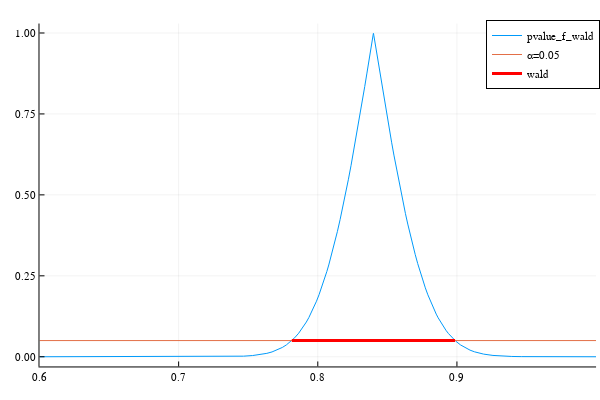

This figure's notebook cell:
### Code cell
using Distributions #分布パッケージ
# P値関数（Wald）
function pvalue_f_wald(k, p, n)
    p̂ = k/n
    2ccdf(Normal(),abs(p̂ - p)/√(p̂ *(1-p̂)/n))
end


#Waldの信頼区間
function confint_bin_wald(k; n, α=0.05)
    p̂ = k/n
    z = cquantile(Normal(), α/2) # z値
    se = sqrt(p̂ * (1 - p̂) / n) # 標準誤差
    p̂ - z * se ,  p̂ + z * se
end

k , n  = 126 , 150
α = 0.05

using StatsPlots
plot(p->pvalue_f_wald(k,p,n),label="pvalue_f_wald",xlim=(0.6,1))
plot!(x->α,label="α=0.05")
@show p_L, p_U = confint_bin_wald(k; n,α)
plot!([p_L, p_U], fill(0.05, 2); lw=3, c=:red, label="wald")

### Figure 1 — Plotly figure (JSON) as saved in the notebook; plotly's stock layout.template omitted (floating-point values rounded to 4 significant figures)
{"data": [{"colorbar": {"len": 0.9525, "title": "", "x": 0.9934, "y": 0.5139}, "legendgroup": "pvalue_f_wald", "line": {"color": "rgba(0, 154, 250, 1.000)", "dash": "solid", "shape": "linear", "width": 1}, "mode": "lines", "name": "pvalue_f_wald", "showlegend": true, "type": "scatter", "x": [0.6, 0.6041, 0.6283, 0.6396, 0.6546, 0.6671, 0.6787, 0.6932, 0.7063, 0.7212, 0.7324, 0.7395, 0.7467, 0.7532, 0.7597, 0.7634, 0.7671, 0.7708, 0.7745, 0.7775, 0.7804, 0.7834, 0.7863, 0.7881, 0.79, 0.7918, 0.7936, 0.7954, 0.7973, 0.7991, 0.8009, 0.8023, 0.8037, 0.8051, 0.8065, 0.8079, 0.8093, 0.8107, 0.8121, 0.8141, 0.816, 0.818, 0.82, 0.822, 0.8239, 0.8259, 0.8279, 0.8308, 0.8338, 0.8352, 0.8367, 0.8374, 0.8382, 0.8386, 0.8389, 0.8393, 0.8397, 0.8398, 0.8399, 0.84, 0.8401, 0.8403, 0.8405, 0.8409, 0.8413, 0.8422, 0.843, 0.8447, 0.8464, 0.8497, 0.8531, 0.8547, 0.8564, 0.858, 0.8597, 0.8614, 0.863, 0.8647, 0.8663, 0.8682, 0.87, 0.8718, 0.8736, 0.8755, 0.8773, 0.8791, 0.8809, 0.8823, 0.8837, 0.8851, 0.8865, 0.8893, 0.8921, 0.8939, 0.8956, 0.8974, 0.8991, 0.9027, 0.9062, 0.9094, 0.9127, 0.9159, 0.9192, 0.9259, 0.9326, 0.9394, 0.9462, 0.9604, 0.9716, 0.9971, 1], "xaxis": "x", "y": [1.076e-15, 3.277e-15, 1.528e-12, 2.142e-11, 5.934e-10, 7.656e-09, 7.095e-08, 9.45e-07, 7.938e-06, 7.252e-05, 0.0003245, 0.0007898, 0.001822, 0.00373, 0.007309, 0.01051, 0.01491, 0.02085, 0.02875, 0.03674, 0.04654, 0.05846, 0.07281, 0.08309, 0.09452, 0.1072, 0.1211, 0.1365, 0.1533, 0.1716, 0.1916, 0.2079, 0.2253, 0.2437, 0.2631, 0.2835, 0.305, 0.3276, 0.3512, 0.3863, 0.4234, 0.4626, 0.5037, 0.5466, 0.5913, 0.6375, 0.6853, 0.759, 0.8349, 0.8735, 0.9125, 0.932, 0.9516, 0.9614, 0.9712, 0.981, 0.9908, 0.9936, 0.9964, 0.9992, 0.998, 0.9924, 0.9868, 0.9757, 0.9645, 0.9422, 0.92, 0.8757, 0.8318, 0.7457, 0.6626, 0.6229, 0.5842, 0.5468, 0.5105, 0.4755, 0.4419, 0.4097, 0.379, 0.3468, 0.3164, 0.2879, 0.2611, 0.2361, 0.2129, 0.1913, 0.1714, 0.1573, 0.144, 0.1317, 0.1202, 0.09951, 0.08178, 0.07198, 0.06317, 0.05526, 0.0482, 0.03634, 0.02705, 0.02037, 0.01517, 0.01118, 0.008152, 0.004105, 0.001973, 0.0008948, 0.0003866, 5.726e-05, 1.093e-05, 1.524e-07, 9.03e-08], "yaxis": "y"}, {"colorbar": {"len": 0.9525, "title": "", "x": 0.9934, "y": 0.5139}, "legendgroup": "α=0.05", "line": {"color": "rgba(227, 111, 71, 1.000)", "dash": "solid", "shape": "linear", "width": 1}, "mode": "lines", "name": "α=0.05", "showlegend": true, "type": "scatter", "x": [0.6, 0.6041, 0.6283, 0.6396, 0.6546, 0.6671, 0.6787, 0.6932, 0.7063, 0.7212, 0.7324, 0.7467, 0.7597, 0.7745, 0.7863, 0.8009, 0.8121, 0.8279, 0.8397, 0.8531, 0.8663, 0.8809, 0.8921, 0.9062, 0.9192, 0.9326, 0.9462, 0.9604, 0.9716, 0.9971, 1], "xaxis": "x", "y": [0.05, 0.05, 0.05, 0.05, 0.05, 0.05, 0.05, 0.05, 0.05, 0.05, 0.05, 0.05, 0.05, 0.05, 0.05, 0.05, 0.05, 0.05, 0.05, 0.05, 0.05, 0.05, 0.05, 0.05, 0.05, 0.05, 0.05, 0.05, 0.05, 0.05, 0.05], "yaxis": "y"}, {"colorbar": {"len": 0.9525, "title": "", "x": 0.9934, "y": 0.5139}, "legendgroup": "wald", "line": {"color": "rgba(255, 0, 0, 1.000)", "dash": "solid", "shape": "linear", "width": 3}, "mode": "lines", "name": "wald", "showlegend": true, "type": "scatter", "x": [0.7813, 0.8987], "xaxis": "x", "y": [0.05, 0.05], "yaxis": "y"}], "layout": {"annotations": [], "height": 400, "legend": {"bgcolor": "rgba(255, 255, 255, 1.000)", "bordercolor": "rgba(0, 0, 0, 1.000)", "borderwidth": 1, "font": {"color": "rgba(0, 0, 0, 1.000)", "family": "sans-serif", "size": 11}, "title": {"font": {"color": "rgba(0, 0, 0, 1.000)", "family": "sans-serif", "size": 15}, "text": ""}, "tracegroupgap": 0, "traceorder": "normal", "x": 1, "xanchor": "auto", "y": 1, "yanchor": "auto"}, "margin": {"b": 20, "l": 0, "r": 0, "t": 20}, "paper_bgcolor": "rgba(255, 255, 255, 1.000)", "plot_bgcolor": "rgba(255, 255, 255, 1.000)", "showlegend": true, "width": 600, "xaxis": {"anchor": "y", "domain": [0.06582, 0.9934], "gridcolor": "rgba(0, 0, 0, 0.100)", "gridwidth": 0.5, "linecolor": "rgba(0, 0, 0, 1.000)", "mirror": false, "range": [0.6, 1], "showgrid": true, "showline": true, "showticklabels": true, "tickangle": 0, "tickcolor": "rgb(0, 0, 0)", "tickfont": {"color": "rgba(0, 0, 0, 1.000)", "family": "sans-serif", "size": 11}, "tickmode": "array", "ticks": "inside", "ticktext": ["0.6", "0.7", "0.8", "0.9", "1.0"], "tickvals": [0.6, 0.7, 0.8, 0.9, 1], "title": "", "titlefont": {"color": "rgba(0, 0, 0, 1.000)", "family": "sans-serif", "size": 15}, "type": "-", "visible": true, "zeroline": false, "zerolinecolor": "rgba(0, 0, 0, 1.000)"}, "yaxis": {"anchor": "x", "domain": [0.03762, 0.9902], "gridcolor": "rgba(0, 0, 0, 0.100)", "gridwidth": 0.5, "linecolor": "rgba(0, 0, 0, 1.000)", "mirror": false, "range": [-0.02998, 1.029], "showgrid": true, "showline": true, "showticklabels": true, "tickangle": 0, "tickcolor": "rgb(0, 0, 0)", "tickfont": {"color": "rgba(0, 0, 0, 1.000)", "family": "sans-serif", "size": 11}, "tickmode": "array", "ticks": "inside", "ticktext": ["0.00", "0.25", "0.50", "0.75", "1.00"], "tickvals": [0, 0.25, 0.5, 0.75, 1], "title": "", "titlefont": {"color": "rgba(0, 0, 0, 1.000)", "family": "sans-serif", "size": 15}, "type": "-", "visible": true, "zeroline": false, "zerolinecolor": "rgba(0, 0, 0, 1.000)"}}}
